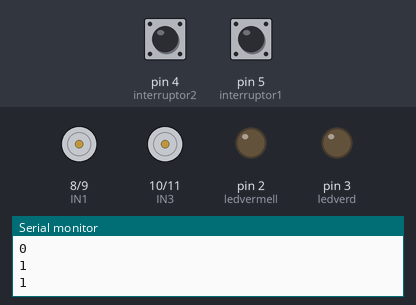
The sketch below on a simulated Arduino Uno, built with avr-gcc and run on an emulated ATmega328P. On the bench: motor-driver pin pairs drawn as motors (green arrow = first pin HIGH = forward, orange = second pin HIGH = backward, longer = more drive, scaled by the enable pin), output pins drawn as LEDs (lit = HIGH), the last lines printed to the serial monitor. The inputs (shaded band) are chosen by the test bench; at power-on: pin 4 (interruptor2) HIGH, pin 5 (interruptor1) HIGH.

Above: at 1.2 s.
1.3 s: pin 4 (interruptor2) pulled LOW for 1 s
At 1.71 s:
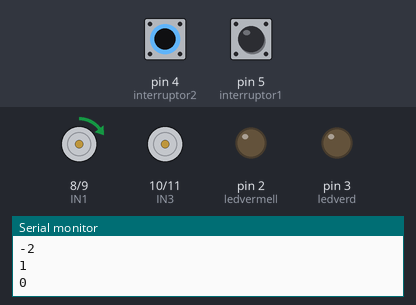
3.8 s: pin 5 (interruptor1) pulled LOW for 3.2 s
At 4.22 s:
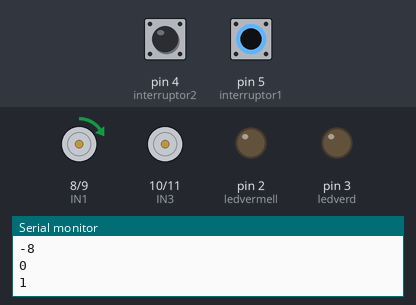
8.5 s: pin 5 (interruptor1) pulled LOW for 0.15 s
At 9.4 s:
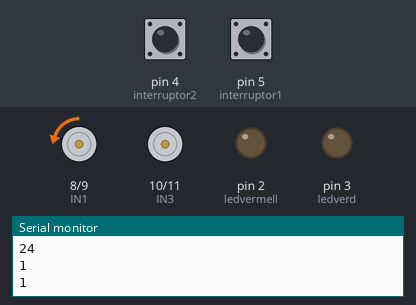
10.1 s: pin 4 (interruptor2) pulled LOW for 3.2 s
At 10.56 s:
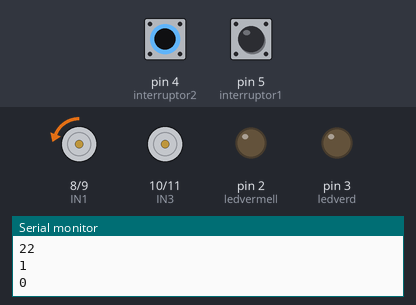
14.8 s: pin 5 (interruptor1) pulled LOW for 1 s
At 15.28 s:
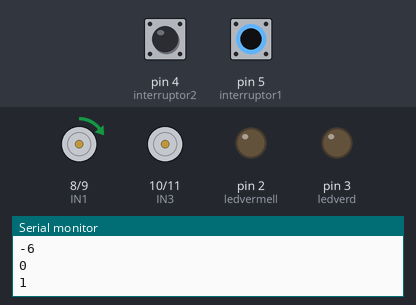
Timing chart, 0 to 17.8 s (numbered marks = the images above; inputs shaded):
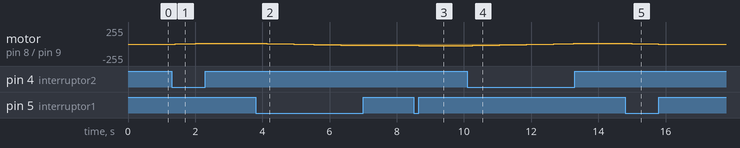

Measured:
- after the input at 1.3 s, motor on pin 8 (IN1) / pin 9 (IN2): moves from stopped to forward 10/255 over 0.80 s, starting after 0.11 s
- after the input at 3.8 s, motor on pin 8 (IN1) / pin 9 (IN2): moves from forward 10/255 to backward 22/255 over 3.0 s, starting after 0.13 s
- after the input at 8.5 s, motor on pin 8 (IN1) / pin 9 (IN2): backward 22/255 → backward 24/255 after 0.15 s
- after the input at 10.1 s, motor on pin 8 (IN1) / pin 9 (IN2): moves from backward 24/255 to forward 8/255 over 3.0 s, starting after 0.16 s
- after the input at 14.8 s, motor on pin 8 (IN1) / pin 9 (IN2): forward 8/255 → forward 6/255 after 0.19 s, → forward 4/255 0.20 s later, → forward 2/255 0.20 s later, → backward 2/255 0.40 s later

The sketch:

sensor_interruptor.ino
```cpp
int interruptor1 = 5; //blanc
int interruptor2 = 4; //negre
int ledverd = 3;
int ledvermell = 2;
int valor1 = 0;
int valor2 = 0;
int ENA = 6;
int IN1 = 8;
int IN2 = 9;

int ENB = 12;
int IN3 = 10;
int IN4 = 11;

int vel = 0;

#include <Adafruit_NeoPixel.h>
#define PIN        13
#define NUMPIXELS 2
Adafruit_NeoPixel pixels(NUMPIXELS, PIN, NEO_GRB + NEO_KHZ800);
#define DELAYVAL 100 // Time (in milliseconds) to pause between pixels

int  R(0);
int  G(0);
int  B(0);
int i = 0;
int FACTOR = 3;

void setup() {
  pinMode (interruptor1, INPUT);
  pinMode (interruptor2, INPUT);
  pinMode (ledverd, OUTPUT);
  pinMode (ledvermell, OUTPUT);
  Serial.begin (9600);
  pinMode (ENA, OUTPUT);
  pinMode (ENB, OUTPUT);
  pinMode (IN1, OUTPUT);
  pinMode (IN2, OUTPUT);
  pinMode (IN3, OUTPUT);
  pinMode (IN4, OUTPUT);
}

void forward() {
  digitalWrite (IN1, LOW);
  digitalWrite (IN2, HIGH);
  analogWrite (ENA, abs(vel));
  digitalWrite (IN3, LOW);
  digitalWrite (IN4, HIGH);
  analogWrite (ENB, vel);
}
 void backward (){
   digitalWrite (IN1, HIGH);
   digitalWrite (IN2,LOW );
   analogWrite (ENA, abs(vel) );
   digitalWrite (IN3, HIGH);
   digitalWrite (IN4, LOW);
   analogWrite (ENB, vel);
}
void parar(){
  digitalWrite (IN1, LOW);
  digitalWrite (IN2, LOW);
  analogWrite (ENA, 0);
  digitalWrite (IN3, LOW);
  digitalWrite (IN4, LOW);
  analogWrite (ENB, 0);
}

void loop() {
  valor1 = digitalRead(interruptor1); //white button state pressed(0/LOW) not pressed(1/HIGH)
  valor2 = digitalRead(interruptor2); //black button skate pressed(0/LOW) not pressed(1/HIGH)
  Serial.println(vel); //print velocity
  Serial.println (valor1); //print white button state
  Serial.println (valor2); //print black button state

    if (valor2 == LOW && vel > -255){ //if black button is pressed and velocity is less than 255(maximum)
      vel = vel-2; //decrease velocity by 1
      delay (100); //wait 0.1 seconds
      }

    if (valor1 == LOW && vel < 255){ //if white button is pressed, and velocity is less than 255(maximum)
      vel = vel + 2; //increase veocity by 1
      delay (100); //wait 0.1 seconds
      } //when the button is not pressed or the velocity reaches 255 it stops incresing

  if (vel>0){
    forward();
  }
  if (vel<0){
    backward();
  }
  if ((vel <= -255 and vel > -200)){ //1 vermell
      R = 255;
      G = 0;
      B = 0;
      }

  else if ((vel > -200 && vel <= -150 )){ //2 taronja
      R = 255;
      G = 128;
      B = 0;

      }
  else if ((vel <= -150 and vel > -100)){ //3 yellow
      R = 255;
      G = 255;
      B = 0;

      }
  else if ((vel <= -100 and vel > -50)){ //4 light green
      R = 128;
      G = 255;
      B = 0;

      }
  else if ((vel <= -50 and vel > 0)){ //5 green
      R = 0;
      G = 255;
      B = 125;

      }
  else if ((vel <= 0 and vel > 50)){ //6 turquoise
      R = 0;
      G = 255;
      B = 255;
  }

 else if ((vel <= 50 and vel > 100)){ //7 light blue
      R = 0;
      G = 128;
      B = 255;
      }

 else if ((vel <= 100 and vel > 150)){ //8 blue
      R = 0;
      G = 0;
      B = 255;
      }

 else if ((vel <= 150 and vel > 200)){ //9 purple
      R = 125;
      G = 0;
      B = 255;
      }

 else if ((vel <= 200 and vel > 255)){ //10 pink
      R = 255;
      G = 0;
      B = 255;
      }
 else { //14
      R = 255;
      G = 0;
      B = 0;
      }

  for(int i=0; i<NUMPIXELS; i++) {// For each pixel...
    pixels.setPixelColor(i, pixels.Color(R/FACTOR, G/FACTOR, B/FACTOR));
    pixels.show();
  }
  delay (DELAYVAL);

}
```
